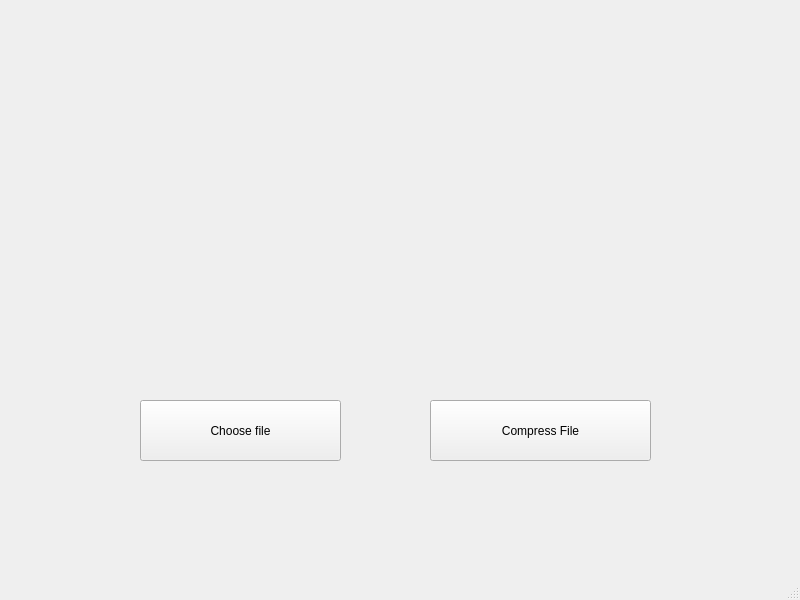
<?xml version="1.0" encoding="UTF-8"?>
<ui version="4.0">
 <class>MainWindow</class>
 <widget class="QMainWindow" name="MainWindow">
  <property name="geometry">
   <rect>
    <x>0</x>
    <y>0</y>
    <width>800</width>
    <height>600</height>
   </rect>
  </property>
  <property name="windowTitle">
   <string>Eps compression</string>
  </property>
  <widget class="QWidget" name="centralwidget">
   <widget class="QPushButton" name="openFileButton">
    <property name="geometry">
     <rect>
      <x>140</x>
      <y>400</y>
      <width>201</width>
      <height>61</height>
     </rect>
    </property>
    <property name="text">
     <string>Choose file</string>
    </property>
   </widget>
   <widget class="QPushButton" name="compressButton">
    <property name="geometry">
     <rect>
      <x>430</x>
      <y>400</y>
      <width>221</width>
      <height>61</height>
     </rect>
    </property>
    <property name="text">
     <string>Compress File</string>
    </property>
   </widget>
  </widget>
  <widget class="QMenuBar" name="menubar">
   <property name="geometry">
    <rect>
     <x>0</x>
     <y>0</y>
     <width>800</width>
     <height>22</height>
    </rect>
   </property>
  </widget>
  <widget class="QStatusBar" name="statusbar"/>
 </widget>
 <resources/>
 <connections/>
</ui>
